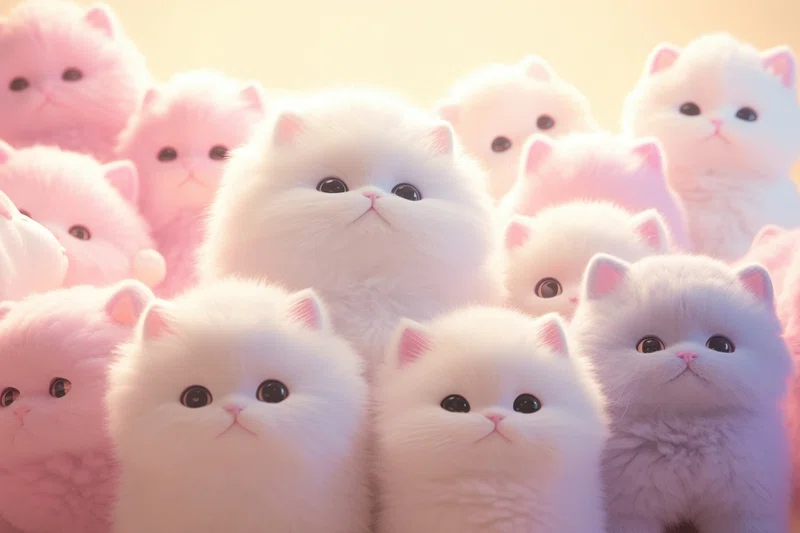
#> input picture sessions/Session4/images/cute-cats.bmp, 800 x 533 px
$ python -i filters.py   (imports and definitions only)
#> lines starting #> are read from the running program, lines starting #| are printed output that depends on the picture
#> further down, picture is the input picture: shape (533, 800, 3); mean B, G, R 179.8, 183.6, 214.4
"""
Image processing operations covered in AI Workshop sessions.

UI-free: safe to call from Tkinter, Streamlit, or CLI workers.
"""

from __future__ import annotations

import random
from typing import Callable

import cv2
import numpy as np


FilterResult = tuple[np.ndarray, str]


def ensure_bgr(image: np.ndarray) -> np.ndarray:
    """Return a BGR image copy suitable for OpenCV filters."""
    if image is None:
        raise ValueError("Image is empty.")
    if len(image.shape) == 2:
        return cv2.cvtColor(image, cv2.COLOR_GRAY2BGR)
    if image.shape[2] == 4:
        return cv2.cvtColor(image, cv2.COLOR_BGRA2BGR)
    return image.copy()


def resize(image: np.ndarray, width: int, height: int) -> FilterResult:
    result = cv2.resize(image, (width, height), interpolation=cv2.INTER_AREA)
    return result, f"Resize {width}x{height}"


def mean_blur(image: np.ndarray, kernel_size: int = 5) -> FilterResult:
    k = _odd(kernel_size)
    result = cv2.blur(image, (k, k))
    return result, f"Mean Blur {k}x{k}"


def gaussian_blur(image: np.ndarray, kernel_size: int = 5) -> FilterResult:
    k = _odd(kernel_size)
    result = cv2.GaussianBlur(image, (k, k), 0)
    return result, f"Gaussian Blur {k}x{k}"


def median_blur(image: np.ndarray, kernel_size: int = 5) -> FilterResult:
    k = _odd(kernel_size)
    result = cv2.medianBlur(image, k)
    return result, f"Median Blur {k}x{k}"


def bilateral_filter(
    image: np.ndarray,
    diameter: int = 9,
    sigma_color: float = 75,
    sigma_space: float = 75,
) -> FilterResult:
    result = cv2.bilateralFilter(image, diameter, sigma_color, sigma_space)
    return result, f"Bilateral d={diameter}, σc={sigma_color:.0f}, σs={sigma_space:.0f}"


def sharpen(image: np.ndarray) -> FilterResult:
    kernel = np.array([[0, -1, 0], [-1, 5, -1], [0, -1, 0]], dtype=np.float32)
    result = cv2.filter2D(image, -1, kernel)
    return result, "Sharpen"


def flip(image: np.ndarray, mode: str = "horizontal") -> FilterResult:
    codes = {"horizontal": 1, "vertical": 0, "both": -1}
    if mode not in codes:
        raise ValueError(f"Unknown flip mode: {mode}")
    result = cv2.flip(image, codes[mode])
    return result, f"Flip {mode.title()}"


def rotate(
    image: np.ndarray,
    angle: float = 45.0,
    fit: bool = True,
    scale: float = 1.0,
) -> FilterResult:
    h, w = image.shape[:2]
    center = (w // 2, h // 2)
    matrix = cv2.getRotationMatrix2D(center, angle, scale)

    if fit:
        cos = abs(matrix[0, 0])
        sin = abs(matrix[0, 1])
        new_w = int((h * sin) + (w * cos))
        new_h = int((h * cos) + (w * sin))
        matrix[0, 2] += (new_w / 2) - center[0]
        matrix[1, 2] += (new_h / 2) - center[1]
        result = cv2.warpAffine(image, matrix, (new_w, new_h))
        label = f"Rotate {angle:.0f}° (fit)"
    else:
        result = cv2.warpAffine(image, matrix, (w, h))
        label = f"Rotate {angle:.0f}°"

    return result, label


def add_gaussian_noise(image: np.ndarray, sigma: float = 15.0) -> FilterResult:
    noise = np.random.normal(0, sigma, image.shape).astype(np.float32)
    noisy = np.clip(image.astype(np.float32) + noise, 0, 255).astype(np.uint8)
    return noisy, f"Gaussian Noise σ={sigma:.0f}"


def apply_random_pipeline(image: np.ndarray) -> tuple[np.ndarray, list[str]]:
    """Apply a random subset of workshop filters (session Part 8)."""
    result = image.copy()
    applied: list[str] = []

    steps: list[Callable[[np.ndarray], FilterResult | None]] = [
        lambda img: mean_blur(img, random.choice([3, 5, 7, 9])) if random.random() > 0.5 else None,
        lambda img: gaussian_blur(img, random.choice([3, 5, 7])) if random.random() > 0.5 else None,
        lambda img: sharpen(img) if random.random() > 0.7 else None,
        lambda img: median_blur(img, random.choice([3, 5])) if random.random() > 0.5 else None,
        lambda img: flip(img, random.choice(["horizontal", "vertical", "both"]))
        if random.random() > 0.5
        else None,
        lambda img: rotate(img, random.choice([45, 90, 180, 270]), fit=False)
        if random.random() > 0.3
        else None,
        lambda img: add_gaussian_noise(img, float(random.choice([5, 10, 15])))
        if random.random() > 0.8
        else None,
    ]

    for step in steps:
        outcome = step(result)
        if outcome is None:
            continue
        result, label = outcome
        applied.append(label)
#> this loop made 7 passes
#> label on passes 1, 3, 5, 6: 'Mean Blur 9x9', 'Sharpen', 'Flip Vertical', 'Rotate 180°'
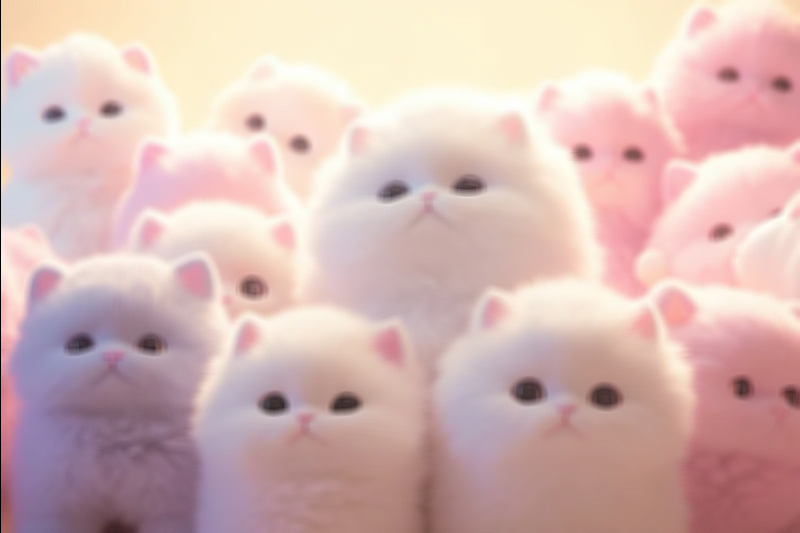
#> result: shape (533, 800, 3); mean B, G, R 179.6, 183.4, 214.1
#> after the loop, applied = ['Mean Blur 9x9', 'Sharpen', 'Flip Vertical', 'Rotate 180°']

    if not applied:
        result, label = gaussian_blur(result, 5)
        applied.append(label)

    return result, applied


def _odd(value: int) -> int:
    value = max(1, int(value))
    return value if value % 2 == 1 else value + 1

>>> import cv2
>>> picture = cv2.imread('../../sessions/Session4/images/cute-cats.bmp')
>>> result = apply_random_pipeline(picture)

$ run again, on sessions/Session4/images/flowers.png
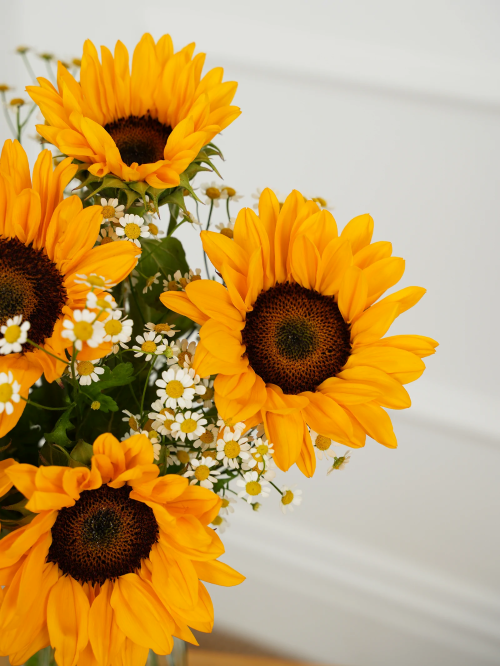
#> input picture sessions/Session4/images/flowers.png, 500 x 666 px
#> picture is the input picture: shape (666, 500, 3); mean B, G, R 102, 160, 193.7
#> the loop in apply_random_pipeline, `for step in steps:` made 7 passes
#> label on passes 1, 3, 5, 6: 'Mean Blur 9x9', 'Sharpen', 'Flip Vertical', 'Rotate 180°'
#> pass 1, in mean_blur, `result = cv2.blur(image, (k, k))`:
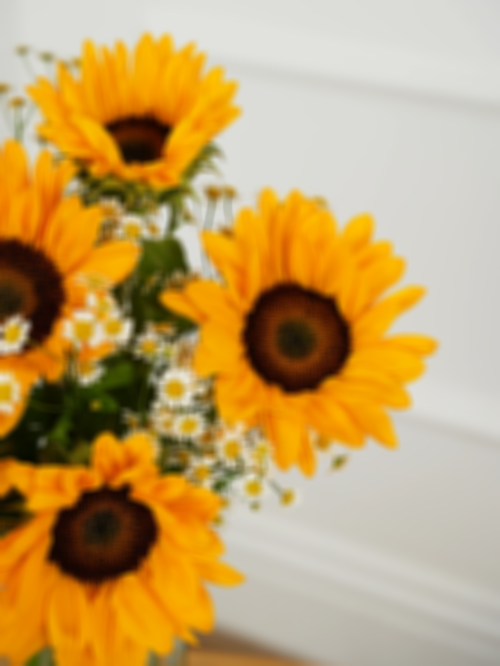
#> result: shape (666, 500, 3); mean B, G, R 101.9, 160, 193.7
#> after the loop in apply_random_pipeline, `for step in steps:`:
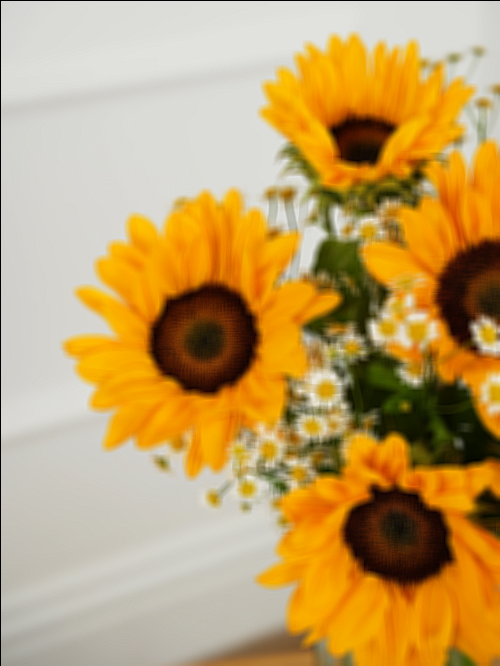
#> result: shape (666, 500, 3); mean B, G, R 101.8, 159.6, 193.1
#> after the loop in apply_random_pipeline, `for step in steps:`: applied = ['Mean Blur 9x9', 'Sharpen', 'Flip Vertical', 'Rotate 180°']
